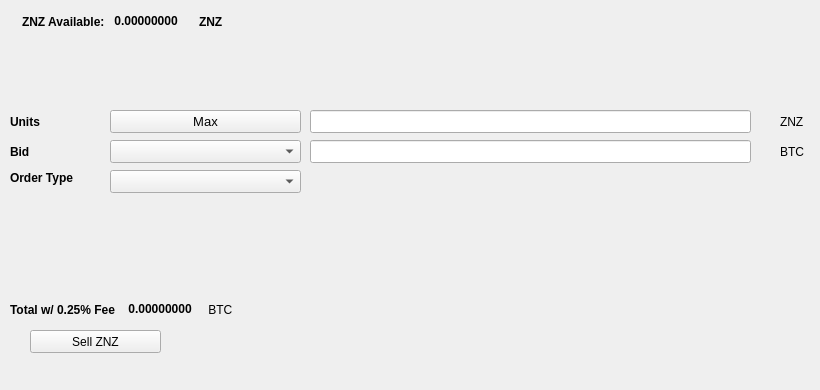
   <widget class="QWidget" name="SellTab">
    <attribute name="title">
     <string>Sell</string>
    </attribute>
    <widget class="QLabel" name="label_16">
     <property name="geometry">
      <rect>
       <x>780</x>
       <y>140</y>
       <width>31</width>
       <height>23</height>
      </rect>
     </property>
     <property name="text">
      <string>BTC</string>
     </property>
    </widget>
    <widget class="QComboBox" name="SellBidcomboBox">
     <property name="geometry">
      <rect>
       <x>110</x>
       <y>140</y>
       <width>191</width>
       <height>23</height>
      </rect>
     </property>
     <property name="font">
      <font>
       <pointsize>10</pointsize>
      </font>
     </property>
    </widget>
    <widget class="QLabel" name="label_18">
     <property name="geometry">
      <rect>
       <x>10</x>
       <y>110</y>
       <width>46</width>
       <height>23</height>
      </rect>
     </property>
     <property name="font">
      <font>
       <weight>75</weight>
       <bold>true</bold>
      </font>
     </property>
     <property name="text">
      <string>Units</string>
     </property>
    </widget>
    <widget class="QPushButton" name="Sell_Max_Amount">
     <property name="geometry">
      <rect>
       <x>110</x>
       <y>110</y>
       <width>191</width>
       <height>23</height>
      </rect>
     </property>
     <property name="font">
      <font>
       <pointsize>10</pointsize>
      </font>
     </property>
     <property name="text">
      <string>Max</string>
     </property>
    </widget>
    <widget class="QLabel" name="label_20">
     <property name="geometry">
      <rect>
       <x>10</x>
       <y>170</y>
       <width>91</width>
       <height>16</height>
      </rect>
     </property>
     <property name="font">
      <font>
       <weight>75</weight>
       <bold>true</bold>
      </font>
     </property>
     <property name="text">
      <string>Order Type</string>
     </property>
    </widget>
    <widget class="QComboBox" name="SellOrdertypeCombo">
     <property name="geometry">
      <rect>
       <x>110</x>
       <y>170</y>
       <width>191</width>
       <height>23</height>
      </rect>
     </property>
     <property name="font">
      <font>
       <pointsize>10</pointsize>
      </font>
     </property>
    </widget>
    <widget class="QLabel" name="label_21">
     <property name="geometry">
      <rect>
       <x>10</x>
       <y>140</y>
       <width>46</width>
       <height>23</height>
      </rect>
     </property>
     <property name="font">
      <font>
       <weight>75</weight>
       <bold>true</bold>
      </font>
     </property>
     <property name="text">
      <string>Bid</string>
     </property>
    </widget>
    <widget class="QLabel" name="label_22">
     <property name="geometry">
      <rect>
       <x>780</x>
       <y>110</y>
       <width>31</width>
       <height>23</height>
      </rect>
     </property>
     <property name="text">
      <string>ZNZ</string>
     </property>
    </widget>
    <widget class="QLineEdit" name="UnitsInputZNZ">
     <property name="geometry">
      <rect>
       <x>310</x>
       <y>110</y>
       <width>441</width>
       <height>23</height>
      </rect>
     </property>
     <property name="font">
      <font>
       <pointsize>9</pointsize>
       <weight>75</weight>
       <bold>true</bold>
      </font>
     </property>
    </widget>
    <widget class="QLineEdit" name="SellBidPriceEdit">
     <property name="geometry">
      <rect>
       <x>310</x>
       <y>140</y>
       <width>441</width>
       <height>23</height>
      </rect>
     </property>
     <property name="font">
      <font>
       <pointsize>9</pointsize>
       <weight>75</weight>
       <bold>true</bold>
      </font>
     </property>
    </widget>
    <widget class="QPushButton" name="SellZNZBTN">
     <property name="geometry">
      <rect>
       <x>30</x>
       <y>330</y>
       <width>131</width>
       <height>23</height>
      </rect>
     </property>
     <property name="text">
      <string>Sell ZNZ</string>
     </property>
     <property name="icon">
      <iconset resource="../pivx">
       <normaloff>:/icons/bitcoin</normaloff>:/icons/bitcoin</iconset>
     </property>
    </widget>
    <widget class="QWidget" name="layoutWidget3">
     <property name="geometry">
      <rect>
       <x>22</x>
       <y>12</y>
       <width>258</width>
       <height>19</height>
      </rect>
     </property>
     <layout class="QHBoxLayout" name="horizontalLayout">
      <item>
       <widget class="QLabel" name="label232_2">
        <property name="font">
         <font>
          <weight>75</weight>
          <bold>true</bold>
         </font>
        </property>
        <property name="text">
         <string>ZNZ Available:</string>
        </property>
       </widget>
      </item>
      <item>
       <widget class="QLabel" name="ZNZAvailableLabel">
        <property name="palette">
         <palette>
          <active>
           <colorrole role="WindowText">
            <brush brushstyle="SolidPattern">
             <color alpha="255">
              <red>0</red>
              <green>0</green>
              <blue>0</blue>
             </color>
            </brush>
           </colorrole>
           <colorrole role="Button">
            <brush brushstyle="SolidPattern">
             <color alpha="255">
              <red>0</red>
              <green>170</green>
              <blue>0</blue>
             </color>
            </brush>
           </colorrole>
           <colorrole role="Light">
            <brush brushstyle="SolidPattern">
             <color alpha="255">
              <red>0</red>
              <green>255</green>
              <blue>0</blue>
             </color>
            </brush>
           </colorrole>
           <colorrole role="Midlight">
            <brush brushstyle="SolidPattern">
             <color alpha="255">
              <red>0</red>
              <green>212</green>
              <blue>0</blue>
             </color>
            </brush>
           </colorrole>
           <colorrole role="Dark">
            <brush brushstyle="SolidPattern">
             <color alpha="255">
              <red>0</red>
              <green>85</green>
              <blue>0</blue>
             </color>
            </brush>
           </colorrole>
           <colorrole role="Mid">
            <brush brushstyle="SolidPattern">
             <color alpha="255">
              <red>0</red>
              <green>113</green>
              <blue>0</blue>
             </color>
            </brush>
           </colorrole>
           <colorrole role="Text">
            <brush brushstyle="SolidPattern">
             <color alpha="255">
              <red>0</red>
              <green>170</green>
              <blue>0</blue>
             </color>
            </brush>
           </colorrole>
           <colorrole role="BrightText">
            <brush brushstyle="SolidPattern">
             <color alpha="255">
              <red>255</red>
              <green>255</green>
              <blue>255</blue>
             </color>
            </brush>
           </colorrole>
           <colorrole role="ButtonText">
            <brush brushstyle="SolidPattern">
             <color alpha="255">
              <red>0</red>
              <green>0</green>
              <blue>0</blue>
             </color>
            </brush>
           </colorrole>
           <colorrole role="Base">
            <brush brushstyle="SolidPattern">
             <color alpha="255">
              <red>255</red>
              <green>255</green>
              <blue>255</blue>
             </color>
            </brush>
           </colorrole>
           <colorrole role="Window">
            <brush brushstyle="SolidPattern">
             <color alpha="255">
              <red>0</red>
              <green>170</green>
              <blue>0</blue>
             </color>
            </brush>
           </colorrole>
           <colorrole role="Shadow">
            <brush brushstyle="SolidPattern">
             <color alpha="255">
              <red>0</red>
              <green>0</green>
              <blue>0</blue>
             </color>
            </brush>
           </colorrole>
           <colorrole role="AlternateBase">
            <brush brushstyle="SolidPattern">
             <color alpha="255">
              <red>127</red>
              <green>212</green>
              <blue>127</blue>
             </color>
            </brush>
           </colorrole>
           <colorrole role="ToolTipBase">
            <brush brushstyle="SolidPattern">
             <color alpha="255">
              <red>255</red>
              <green>255</green>
              <blue>220</blue>
             </color>
            </brush>
           </colorrole>
           <colorrole role="ToolTipText">
            <brush brushstyle="SolidPattern">
             <color alpha="255">
              <red>0</red>
              <green>0</green>
              <blue>0</blue>
             </color>
            </brush>
           </colorrole>
          </active>
          <inactive>
           <colorrole role="WindowText">
            <brush brushstyle="SolidPattern">
             <color alpha="255">
              <red>0</red>
              <green>0</green>
              <blue>0</blue>
             </color>
            </brush>
           </colorrole>
           <colorrole role="Button">
            <brush brushstyle="SolidPattern">
             <color alpha="255">
              <red>0</red>
              <green>170</green>
              <blue>0</blue>
             </color>
            </brush>
           </colorrole>
           <colorrole role="Light">
            <brush brushstyle="SolidPattern">
             <color alpha="255">
              <red>0</red>
              <green>255</green>
              <blue>0</blue>
             </color>
            </brush>
           </colorrole>
           <colorrole role="Midlight">
            <brush brushstyle="SolidPattern">
             <color alpha="255">
              <red>0</red>
              <green>212</green>
              <blue>0</blue>
             </color>
            </brush>
           </colorrole>
           <colorrole role="Dark">
            <brush brushstyle="SolidPattern">
             <color alpha="255">
              <red>0</red>
              <green>85</green>
              <blue>0</blue>
             </color>
            </brush>
           </colorrole>
           <colorrole role="Mid">
            <brush brushstyle="SolidPattern">
             <color alpha="255">
              <red>0</red>
              <green>113</green>
              <blue>0</blue>
             </color>
            </brush>
           </colorrole>
           <colorrole role="Text">
            <brush brushstyle="SolidPattern">
             <color alpha="255">
              <red>0</red>
              <green>170</green>
              <blue>0</blue>
             </color>
            </brush>
           </colorrole>
           <colorrole role="BrightText">
            <brush brushstyle="SolidPattern">
             <color alpha="255">
              <red>255</red>
              <green>255</green>
              <blue>255</blue>
             </color>
            </brush>
           </colorrole>
           <colorrole role="ButtonText">
            <brush brushstyle="SolidPattern">
             <color alpha="255">
              <red>0</red>
              <green>0</green>
              <blue>0</blue>
             </color>
            </brush>
           </colorrole>
           <colorrole role="Base">
            <brush brushstyle="SolidPattern">
             <color alpha="255">
              <red>255</red>
              <green>255</green>
              <blue>255</blue>
             </color>
            </brush>
           </colorrole>
           <colorrole role="Window">
            <brush brushstyle="SolidPattern">
             <color alpha="255">
              <red>0</red>
              <green>170</green>
              <blue>0</blue>
             </color>
            </brush>
           </colorrole>
           <colorrole role="Shadow">
            <brush brushstyle="SolidPattern">
             <color alpha="255">
              <red>0</red>
              <green>0</green>
              <blue>0</blue>
             </color>
            </brush>
           </colorrole>
           <colorrole role="AlternateBase">
            <brush brushstyle="SolidPattern">
             <color alpha="255">
              <red>127</red>
              <green>212</green>
              <blue>127</blue>
             </color>
            </brush>
           </colorrole>
           <colorrole role="ToolTipBase">
            <brush brushstyle="SolidPattern">
             <color alpha="255">
              <red>255</red>
              <green>255</green>
              <blue>220</blue>
             </color>
            </brush>
           </colorrole>
           <colorrole role="ToolTipText">
            <brush brushstyle="SolidPattern">
             <color alpha="255">
              <red>0</red>
              <green>0</green>
              <blue>0</blue>
             </color>
            </brush>
           </colorrole>
          </inactive>
          <disabled>
           <colorrole role="WindowText">
            <brush brushstyle="SolidPattern">
             <color alpha="255">
              <red>0</red>
              <green>85</green>
              <blue>0</blue>
             </color>
            </brush>
           </colorrole>
           <colorrole role="Button">
            <brush brushstyle="SolidPattern">
             <color alpha="255">
              <red>0</red>
              <green>170</green>
              <blue>0</blue>
             </color>
            </brush>
           </colorrole>
           <colorrole role="Light">
            <brush brushstyle="SolidPattern">
             <color alpha="255">
              <red>0</red>
              <green>255</green>
              <blue>0</blue>
             </color>
            </brush>
           </colorrole>
           <colorrole role="Midlight">
            <brush brushstyle="SolidPattern">
             <color alpha="255">
              <red>0</red>
              <green>212</green>
              <blue>0</blue>
             </color>
            </brush>
           </colorrole>
           <colorrole role="Dark">
            <brush brushstyle="SolidPattern">
             <color alpha="255">
              <red>0</red>
              <green>85</green>
              <blue>0</blue>
             </color>
            </brush>
           </colorrole>
           <colorrole role="Mid">
            <brush brushstyle="SolidPattern">
             <color alpha="255">
              <red>0</red>
              <green>113</green>
              <blue>0</blue>
             </color>
            </brush>
           </colorrole>
           <colorrole role="Text">
            <brush brushstyle="SolidPattern">
             <color alpha="255">
              <red>0</red>
              <green>85</green>
              <blue>0</blue>
             </color>
            </brush>
           </colorrole>
           <colorrole role="BrightText">
            <brush brushstyle="SolidPattern">
             <color alpha="255">
              <red>255</red>
              <green>255</green>
              <blue>255</blue>
             </color>
            </brush>
           </colorrole>
           <colorrole role="ButtonText">
            <brush brushstyle="SolidPattern">
             <color alpha="255">
              <red>0</red>
              <green>85</green>
              <blue>0</blue>
             </color>
            </brush>
           </colorrole>
           <colorrole role="Base">
            <brush brushstyle="SolidPattern">
             <color alpha="255">
              <red>0</red>
              <green>170</green>
              <blue>0</blue>
             </color>
            </brush>
           </colorrole>
           <colorrole role="Window">
            <brush brushstyle="SolidPattern">
             <color alpha="255">
              <red>0</red>
              <green>170</green>
              <blue>0</blue>
             </color>
            </brush>
           </colorrole>
           <colorrole role="Shadow">
            <brush brushstyle="SolidPattern">
             <color alpha="255">
              <red>0</red>
              <green>0</green>
              <blue>0</blue>
             </color>
            </brush>
           </colorrole>
           <colorrole role="AlternateBase">
            <brush brushstyle="SolidPattern">
             <color alpha="255">
              <red>0</red>
              <green>170</green>
              <blue>0</blue>
             </color>
            </brush>
           </colorrole>
           <colorrole role="ToolTipBase">
            <brush brushstyle="SolidPattern">
             <color alpha="255">
              <red>255</red>
              <green>255</green>
              <blue>220</blue>
             </color>
            </brush>
           </colorrole>
           <colorrole role="ToolTipText">
            <brush brushstyle="SolidPattern">
             <color alpha="255">
              <red>0</red>
              <green>0</green>
              <blue>0</blue>
             </color>
            </brush>
           </colorrole>
          </disabled>
         </palette>
        </property>
        <property name="font">
         <font>
          <weight>75</weight>
          <bold>true</bold>
         </font>
        </property>
        <property name="text">
         <string> 0.00000000 </string>
        </property>
        <property name="textInteractionFlags">
         <set>Qt::LinksAccessibleByMouse|Qt::TextSelectableByKeyboard|Qt::TextSelectableByMouse</set>
        </property>
       </widget>
      </item>
      <item>
       <widget class="QLabel" name="labelZNZ">
        <property name="font">
         <font>
          <weight>75</weight>
          <bold>true</bold>
         </font>
        </property>
        <property name="text">
         <string>ZNZ</string>
        </property>
       </widget>
      </item>
     </layout>
    </widget>
    <widget class="QWidget" name="layoutWidget">
     <property name="geometry">
      <rect>
       <x>10</x>
       <y>300</y>
       <width>268</width>
       <height>19</height>
      </rect>
     </property>
     <layout class="QHBoxLayout" name="horizontalLayout_2">
      <item>
       <widget class="QLabel" name="label_19">
        <property name="font">
         <font>
          <weight>75</weight>
          <bold>true</bold>
         </font>
        </property>
        <property name="text">
         <string>Total w/ 0.25% Fee </string>
        </property>
       </widget>
      </item>
      <item>
       <widget class="QLabel" name="SellCostLabel">
        <property name="palette">
         <palette>
          <active>
           <colorrole role="WindowText">
            <brush brushstyle="SolidPattern">
             <color alpha="255">
              <red>0</red>
              <green>0</green>
              <blue>0</blue>
             </color>
            </brush>
           </colorrole>
           <colorrole role="Button">
            <brush brushstyle="SolidPattern">
             <color alpha="255">
              <red>0</red>
              <green>170</green>
              <blue>0</blue>
             </color>
            </brush>
           </colorrole>
           <colorrole role="Light">
            <brush brushstyle="SolidPattern">
             <color alpha="255">
              <red>0</red>
              <green>255</green>
              <blue>0</blue>
             </color>
            </brush>
           </colorrole>
           <colorrole role="Midlight">
            <brush brushstyle="SolidPattern">
             <color alpha="255">
              <red>0</red>
              <green>212</green>
              <blue>0</blue>
             </color>
            </brush>
           </colorrole>
           <colorrole role="Dark">
            <brush brushstyle="SolidPattern">
             <color alpha="255">
              <red>0</red>
              <green>85</green>
              <blue>0</blue>
             </color>
            </brush>
           </colorrole>
           <colorrole role="Mid">
            <brush brushstyle="SolidPattern">
             <color alpha="255">
              <red>0</red>
              <green>113</green>
              <blue>0</blue>
             </color>
            </brush>
           </colorrole>
           <colorrole role="Text">
            <brush brushstyle="SolidPattern">
             <color alpha="255">
              <red>0</red>
              <green>170</green>
              <blue>0</blue>
             </color>
            </brush>
           </colorrole>
           <colorrole role="BrightText">
            <brush brushstyle="SolidPattern">
             <color alpha="255">
              <red>255</red>
              <green>255</green>
              <blue>255</blue>
             </color>
            </brush>
           </colorrole>
           <colorrole role="ButtonText">
            <brush brushstyle="SolidPattern">
             <color alpha="255">
              <red>0</red>
              <green>0</green>
              <blue>0</blue>
             </color>
            </brush>
           </colorrole>
           <colorrole role="Base">
            <brush brushstyle="SolidPattern">
             <color alpha="255">
              <red>255</red>
              <green>255</green>
              <blue>255</blue>
             </color>
            </brush>
           </colorrole>
           <colorrole role="Window">
            <brush brushstyle="SolidPattern">
             <color alpha="255">
              <red>0</red>
              <green>170</green>
              <blue>0</blue>
             </color>
            </brush>
           </colorrole>
           <colorrole role="Shadow">
            <brush brushstyle="SolidPattern">
             <color alpha="255">
              <red>0</red>
              <green>0</green>
              <blue>0</blue>
             </color>
            </brush>
           </colorrole>
           <colorrole role="AlternateBase">
            <brush brushstyle="SolidPattern">
             <color alpha="255">
              <red>127</red>
              <green>212</green>
              <blue>127</blue>
             </color>
            </brush>
           </colorrole>
           <colorrole role="ToolTipBase">
            <brush brushstyle="SolidPattern">
             <color alpha="255">
              <red>255</red>
              <green>255</green>
              <blue>220</blue>
             </color>
            </brush>
           </colorrole>
           <colorrole role="ToolTipText">
            <brush brushstyle="SolidPattern">
             <color alpha="255">
              <red>0</red>
              <green>0</green>
              <blue>0</blue>
             </color>
            </brush>
           </colorrole>
          </active>
          <inactive>
           <colorrole role="WindowText">
            <brush brushstyle="SolidPattern">
             <color alpha="255">
              <red>0</red>
              <green>0</green>
              <blue>0</blue>
             </color>
            </brush>
           </colorrole>
           <colorrole role="Button">
            <brush brushstyle="SolidPattern">
             <color alpha="255">
              <red>0</red>
              <green>170</green>
              <blue>0</blue>
             </color>
            </brush>
           </colorrole>
           <colorrole role="Light">
            <brush brushstyle="SolidPattern">
             <color alpha="255">
              <red>0</red>
              <green>255</green>
              <blue>0</blue>
             </color>
            </brush>
           </colorrole>
           <colorrole role="Midlight">
            <brush brushstyle="SolidPattern">
             <color alpha="255">
              <red>0</red>
              <green>212</green>
              <blue>0</blue>
             </color>
            </brush>
           </colorrole>
           <colorrole role="Dark">
            <brush brushstyle="SolidPattern">
             <color alpha="255">
              <red>0</red>
              <green>85</green>
              <blue>0</blue>
             </color>
            </brush>
           </colorrole>
           <colorrole role="Mid">
            <brush brushstyle="SolidPattern">
             <color alpha="255">
              <red>0</red>
              <green>113</green>
              <blue>0</blue>
             </color>
            </brush>
           </colorrole>
           <colorrole role="Text">
            <brush brushstyle="SolidPattern">
             <color alpha="255">
              <red>0</red>
              <green>170</green>
              <blue>0</blue>
             </color>
            </brush>
           </colorrole>
           <colorrole role="BrightText">
            <brush brushstyle="SolidPattern">
             <color alpha="255">
              <red>255</red>
              <green>255</green>
              <blue>255</blue>
             </color>
            </brush>
           </colorrole>
           <colorrole role="ButtonText">
            <brush brushstyle="SolidPattern">
             <color alpha="255">
              <red>0</red>
              <green>0</green>
              <blue>0</blue>
             </color>
            </brush>
           </colorrole>
           <colorrole role="Base">
            <brush brushstyle="SolidPattern">
             <color alpha="255">
              <red>255</red>
              <green>255</green>
              <blue>255</blue>
             </color>
            </brush>
           </colorrole>
           <colorrole role="Window">
            <brush brushstyle="SolidPattern">
             <color alpha="255">
              <red>0</red>
              <green>170</green>
              <blue>0</blue>
             </color>
            </brush>
           </colorrole>
           <colorrole role="Shadow">
            <brush brushstyle="SolidPattern">
             <color alpha="255">
              <red>0</red>
              <green>0</green>
              <blue>0</blue>
             </color>
            </brush>
           </colorrole>
           <colorrole role="AlternateBase">
            <brush brushstyle="SolidPattern">
             <color alpha="255">
              <red>127</red>
              <green>212</green>
              <blue>127</blue>
             </color>
            </brush>
           </colorrole>
           <colorrole role="ToolTipBase">
            <brush brushstyle="SolidPattern">
             <color alpha="255">
              <red>255</red>
              <green>255</green>
              <blue>220</blue>
             </color>
            </brush>
           </colorrole>
           <colorrole role="ToolTipText">
            <brush brushstyle="SolidPattern">
             <color alpha="255">
              <red>0</red>
              <green>0</green>
              <blue>0</blue>
             </color>
            </brush>
           </colorrole>
          </inactive>
          <disabled>
           <colorrole role="WindowText">
            <brush brushstyle="SolidPattern">
             <color alpha="255">
              <red>0</red>
              <green>85</green>
              <blue>0</blue>
             </color>
            </brush>
           </colorrole>
           <colorrole role="Button">
            <brush brushstyle="SolidPattern">
             <color alpha="255">
              <red>0</red>
              <green>170</green>
              <blue>0</blue>
             </color>
            </brush>
           </colorrole>
           <colorrole role="Light">
            <brush brushstyle="SolidPattern">
             <color alpha="255">
              <red>0</red>
              <green>255</green>
              <blue>0</blue>
             </color>
            </brush>
           </colorrole>
           <colorrole role="Midlight">
            <brush brushstyle="SolidPattern">
             <color alpha="255">
              <red>0</red>
              <green>212</green>
              <blue>0</blue>
             </color>
            </brush>
           </colorrole>
           <colorrole role="Dark">
            <brush brushstyle="SolidPattern">
             <color alpha="255">
              <red>0</red>
              <green>85</green>
              <blue>0</blue>
             </color>
            </brush>
           </colorrole>
           <colorrole role="Mid">
            <brush brushstyle="SolidPattern">
             <color alpha="255">
              <red>0</red>
              <green>113</green>
              <blue>0</blue>
             </color>
            </brush>
           </colorrole>
           <colorrole role="Text">
            <brush brushstyle="SolidPattern">
             <color alpha="255">
              <red>0</red>
              <green>85</green>
              <blue>0</blue>
             </color>
            </brush>
           </colorrole>
           <colorrole role="BrightText">
            <brush brushstyle="SolidPattern">
             <color alpha="255">
              <red>255</red>
              <green>255</green>
              <blue>255</blue>
             </color>
            </brush>
           </colorrole>
           <colorrole role="ButtonText">
            <brush brushstyle="SolidPattern">
             <color alpha="255">
              <red>0</red>
              <green>85</green>
              <blue>0</blue>
             </color>
            </brush>
           </colorrole>
           <colorrole role="Base">
            <brush brushstyle="SolidPattern">
             <color alpha="255">
              <red>0</red>
              <green>170</green>
              <blue>0</blue>
             </color>
            </brush>
           </colorrole>
           <colorrole role="Window">
            <brush brushstyle="SolidPattern">
             <color alpha="255">
              <red>0</red>
              <green>170</green>
              <blue>0</blue>
             </color>
            </brush>
           </colorrole>
           <colorrole role="Shadow">
            <brush brushstyle="SolidPattern">
             <color alpha="255">
              <red>0</red>
              <green>0</green>
              <blue>0</blue>
             </color>
            </brush>
           </colorrole>
           <colorrole role="AlternateBase">
            <brush brushstyle="SolidPattern">
             <color alpha="255">
              <red>0</red>
              <green>170</green>
              <blue>0</blue>
             </color>
            </brush>
           </colorrole>
           <colorrole role="ToolTipBase">
            <brush brushstyle="SolidPattern">
             <color alpha="255">
              <red>255</red>
              <green>255</green>
              <blue>220</blue>
             </color>
            </brush>
           </colorrole>
           <colorrole role="ToolTipText">
            <brush brushstyle="SolidPattern">
             <color alpha="255">
              <red>0</red>
              <green>0</green>
              <blue>0</blue>
             </color>
            </brush>
           </colorrole>
          </disabled>
         </palette>
        </property>
        <property name="font">
         <font>
          <weight>75</weight>
          <bold>true</bold>
         </font>
        </property>
        <property name="autoFillBackground">
         <bool>false</bool>
        </property>
        <property name="text">
         <string> 0.00000000</string>
        </property>
        <property name="textInteractionFlags">
         <set>Qt::LinksAccessibleByMouse|Qt::TextSelectableByMouse</set>
        </property>
       </widget>
      </item>
      <item>
       <widget class="QLabel" name="label_17">
        <property name="font">
         <font>
          <weight>50</weight>
          <bold>false</bold>
         </font>
        </property>
        <property name="text">
         <string> BTC</string>
        </property>
       </widget>
      </item>
     </layout>
    </widget>
    <widget class="QLabel" name="label_23">
     <property name="geometry">
      <rect>
       <x>460</x>
       <y>300</y>
       <width>281</width>
       <height>81</height>
      </rect>
     </property>
     <property name="text">
      <string/>
     </property>
     <property name="pixmap">
      <pixmap>:/images/bittrex</pixmap>
     </property>
    </widget>
   </widget>
